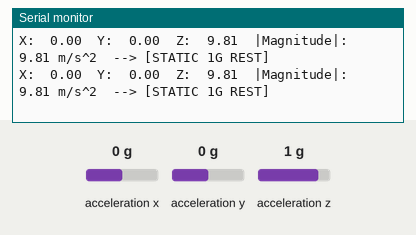
Simulated run of this sketch. Board: ESP32-C3. Parts: the last lines printed to the serial monitor. The inputs (shaded band) are chosen by the test bench; at power-on: acceleration x 0 g, acceleration y 0 g, acceleration z 1 g.

Above: at 2.2 s.
2.3 s: acceleration x set to -1.4 g
At 2.9 s:
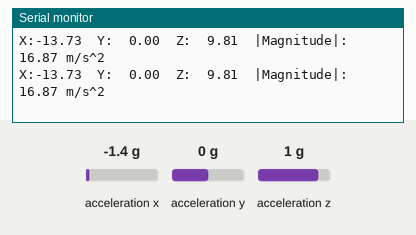
4.2 s: acceleration y set to -1.4 g
At 5.3 s:
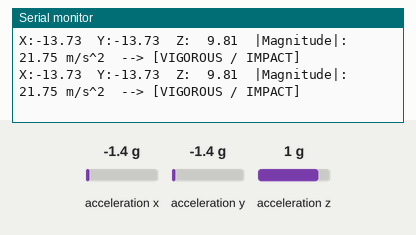
6.1 s: acceleration z set to -1.4 g
At 7.1 s:
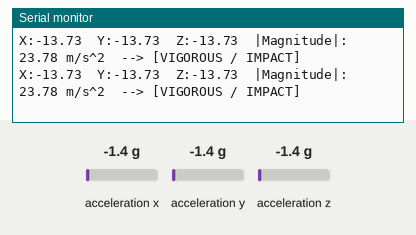
8.0 s: acceleration x set to -0.8 g
At 8.9 s:
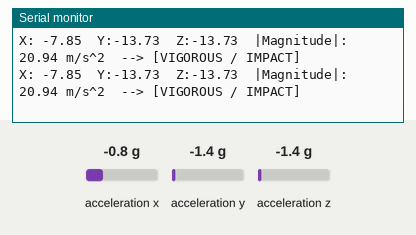
9.9 s: acceleration y set to -0.8 g
At 10.7 s:
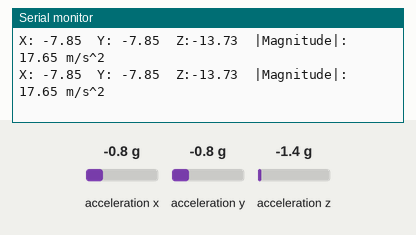
11.8 s: acceleration z set to -0.8 g
At 12.6 s:
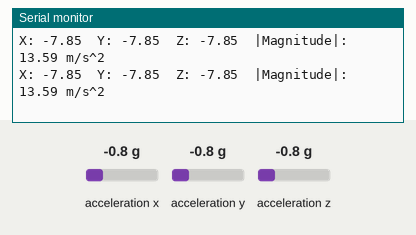

The sketch:

ADXL345.ino
```cpp
// =============================================================================
// ADXL345.ino — Standalone Sensor Diagnostic Test (WITHOUT BLE)
//
// PURPOSE:
//   Direct USB serial diagnostic test for the ADXL345 3-axis accelerometer.
//   Verifies I2C communication, registers, and acceleration output without
//   involving Bluetooth or network stacks.
//
//   Use this sketch to:
//     1. Confirm I2C wiring (SDA=21, SCL=22) and verify sensor ACK.
//     2. Check static gravity baseline: vector magnitude should equal ~9.8 m/s² (1G).
//     3. Test dynamic motion response by shaking, tilting, and rotating the sensor.
//     4. View live X, Y, Z curves in the Arduino Serial Plotter.
//
// SENSOR:
//   ADXL345 — 3-axis digital accelerometer (Analog Devices)
//   Interface  : I2C (default address 0x53)
//   Range      : ±2G (resolution: 3.9 mg/LSB = 0.038 m/s²/LSB)
//   Library    : Adafruit_ADXL345_U (requires Adafruit_Sensor)
//
// BOARD:
//   Classic ESP32 (DevKit V1 / WROOM-32), ESP32-S3, ESP32-C3 — Arduino framework
//
// WIRING:
//   ADXL345 VCC  →  3.3 V
//   ADXL345 GND  →  GND
//   ADXL345 SDA  →  GPIO 21 (internal/external 4.7kΩ pull-up)
//   ADXL345 SCL  →  GPIO 22 (internal/external 4.7kΩ pull-up)
//   ADXL345 SDO  →  GND  (sets I2C address to 0x53)
//   ADXL345 CS   →  3.3 V (selects I2C mode, disables SPI)
//
// SERIAL MONITOR / PLOTTER:
//   Baud rate: 115200 baud
//   Format: "X:%.2f Y:%.2f Z:%.2f Mag:%.2f" for Serial Monitor
//           or comma-delimited for Arduino Serial Plotter
// =============================================================================

#include <Arduino.h>
#include <Wire.h>
#include <Adafruit_Sensor.h>
#include <Adafruit_ADXL345_U.h>

#define SDA_PIN 21
#define SCL_PIN 22

Adafruit_ADXL345_Unified adxl = Adafruit_ADXL345_Unified(12345);

void setup()
{
    Serial.begin(115200);
    delay(1000);

    Serial.println();
    Serial.println("==================================================");
    Serial.println("   ADXL345 3-Axis Accelerometer Diagnostic Test   ");
    Serial.println("   (Standalone USB Serial — No BLE Required)      ");
    Serial.println("==================================================");

    Wire.begin(SDA_PIN, SCL_PIN);

    // Probe sensor address
    if (!adxl.begin())
    {
        Serial.println("[ERROR] ADXL345 not detected on I2C bus!");
        Serial.println("Troubleshooting tips:");
        Serial.println("  1. Check VCC (3.3V) and GND connections.");
        Serial.println("  2. Verify SDA is on GPIO 21 and SCL is on GPIO 22.");
        Serial.println("  3. Ensure SDO is tied to GND (address 0x53) and CS to 3.3V.");
        Serial.println("System halted.");
        while (1) { delay(1000); }
    }

    // Set measurement range to ±2G (highest sensitivity for human posture/motion)
    adxl.setRange(ADXL345_RANGE_2_G);
    Serial.println("[SUCCESS] ADXL345 detected and configured at ±2G range.");
    Serial.println("Orientation reference:");
    Serial.println("  - Flat on table facing up: Z ~ +9.8 m/s², X ~ 0, Y ~ 0");
    Serial.println("  - Flat on table facing down: Z ~ -9.8 m/s², X ~ 0, Y ~ 0");
    Serial.println("Starting continuous data acquisition at ~50 Hz...\n");
}

void loop()
{
    sensors_event_t event;
    adxl.getEvent(&event);

    float x = event.acceleration.x;
    float y = event.acceleration.y;
    float z = event.acceleration.z;

    // Vector magnitude |a| = sqrt(x^2 + y^2 + z^2)
    float magnitude = sqrtf(x * x + y * y + z * z);

    // Format for both Serial Monitor and Serial Plotter
    Serial.printf("X:%6.2f  Y:%6.2f  Z:%6.2f  |Magnitude|:%6.2f m/s^2", x, y, z, magnitude);

    // Quick posture evaluation
    if (magnitude > 18.0f) {
        Serial.print("  --> [VIGOROUS / IMPACT]");
    } else if (magnitude < 3.0f) {
        Serial.print("  --> [FREEFALL CANDIDATE]");
    } else if (abs(magnitude - 9.81f) < 1.0f) {
        Serial.print("  --> [STATIC 1G REST]");
    }
    Serial.println();

    // ~50 Hz loop interval
    delay(20);
}
```

Measured:
- after the input at 2.3 s, the serial monitor: prints a new line at once (image 1)
- after the input at 4.2 s, the serial monitor: prints a new line at once (image 2)
- after the input at 6.1 s, the serial monitor: prints a new line at once (image 3)
- after the input at 8.0 s, the serial monitor: prints a new line at once (image 4)
- after the input at 9.9 s, the serial monitor: prints a new line at once (image 5)
- after the input at 11.8 s, the serial monitor: prints a new line at once (image 6)
